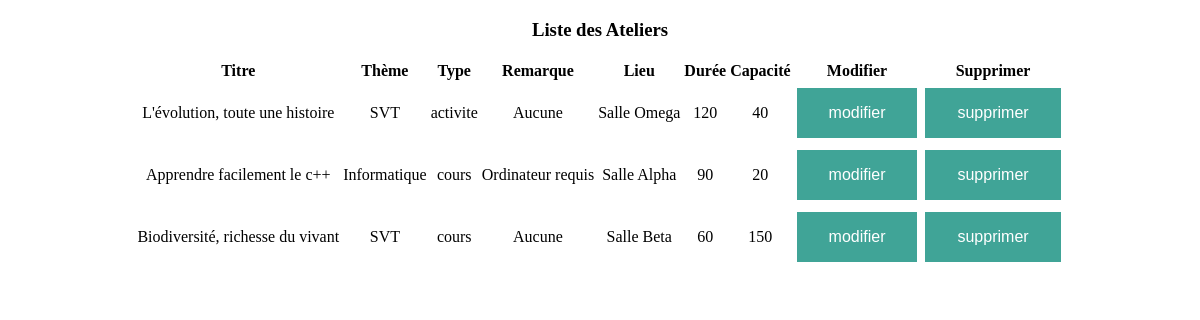
Page /list_atelier.php on the earlier database version.
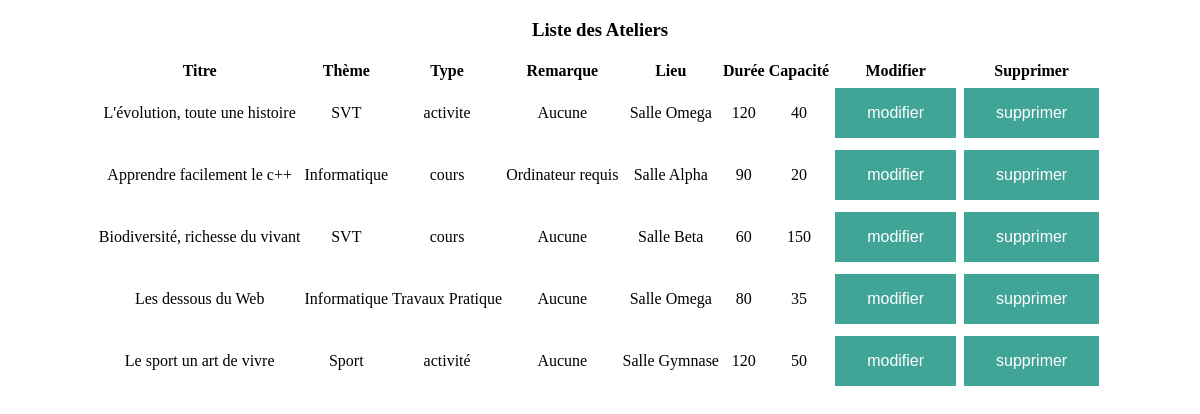
Same page on the later database version.
### tables this page shows
CREATE TABLE `atelier` (
  `id_Atelier` int(11) NOT NULL,
  `titre` varchar(100) NOT NULL,
  `theme` varchar(100) NOT NULL,
  `type` varchar(100) NOT NULL,
  `Remarque` text NOT NULL,
  `lieu` varchar(100) NOT NULL,
  `duree` int(11) NOT NULL,
  `capacite` int(11) NOT NULL,
  `id_creneaux` int(11) NOT NULL,
  `id_labo` int(11) NOT NULL
);

### Web/list_atelier.php (the view, shortened to what this page needs)
<?php include("connexion.php");?>
<!DOCTYPE html>
<html>
<head>
  <link rel="stylesheet" type="text/css" href="css/style_form.css">
</head>
<body onload="load()">
<form id="edit-form" method = "POST">
<div class = "form-group" >
<h3>Liste des Ateliers</h3>
<table>
 	<tr>
 	<th>Titre</th>
 	<th>Thème</th>
 	<th>Type</th>
 	<th>Remarque</th>
 	<th>Lieu</th>
 	<th>Durée</th>
 	<th>Capacité</th>
 	<th>Modifier</th>
 	<th>Supprimer</th>
 	</tr>
<?php
$reponse = $bdd->query('SELECT * FROM atelier');
while ($donnees = $reponse->fetch())
{ ?>
	<tr>
		<td><?php echo $donnees['titre']; ?></td>
		<td><?php echo $donnees['theme']; ?></td>
		<td><?php echo $donnees['type']; ?></td>
		<td><?php echo $donnees['Remarque']; ?></td>
		<td><?php echo $donnees['lieu']; ?></td>
		<td><?php echo $donnees['duree']; ?></td>
		<td><?php echo $donnees['capacite']; ?></td>
		<td><input type="submit" id= "editWorkshop" value="modifier" formaction="edit_atelier.php"></td>
		<td><input type="submit" id="deleteWorkshop" class="delete_confirm" data-confirm="Etes vous sûr de vouloir supprimmer cet atelier?" value="supprimer" formaction="delete_atelier.php" ></td>
	</tr>
<?php
}
?>
</table>
</div>
</form>
</body>
</html>

### Web/css/style_form.css (style rules this page uses)
form { text-align:center; margin:auto; }
table { text-align:center; margin:auto; }
input[type=button], input[type=submit], input[type=reset] { background-color: #40A497; border: none; color: white; padding: 16px 32px; text-align: center; text-decoration: none; margin: 4px 2px; cursor: pointer; font-size: 16px; display: inline-block; }

Differences in the rows shown:
added atelier: titre "Les dessous du Web", theme "Informatique", type "Travaux Pratique", Remarque "Aucune", lieu "Salle Omega", duree "80", capacite "35"
added atelier: titre "Le sport un art de vivre", theme "Sport", type "activité", Remarque "Aucune", lieu "Salle Gymnase", duree "120", capacite "50"
